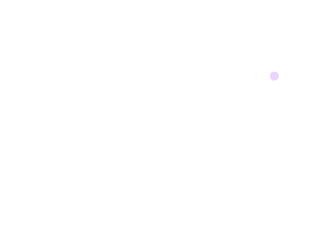
Frame 1 (no input)
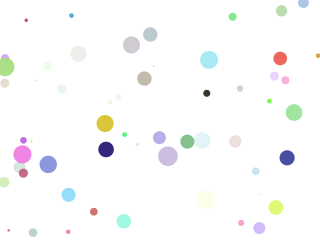
Frame 60 (the mouse pressed at the canvas centre just before this capture)
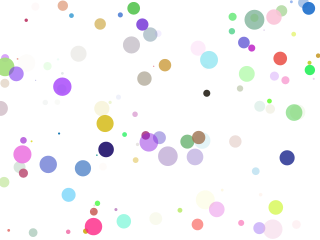
Frame 120 (the mouse held since frame 60 and released just before this capture)

The Processing sketch that drew these frames (run headless with seeded random() and noise(); from frame 60 on, the mouse is pressed at the canvas centre):

// Processing sketch: exemple_05_01_peintureAleatoire
// ── exemple_05_01_peintureAleatoire.pde
float r, g, b, a, x, y, diam;

void setup() {
  size(320, 240);
  background(255);
  noStroke();
}

void draw() {
  r = random(255);
  g = random(255);
  b = random(255);
  a = random(255);
  x = random(width);
  y = random(height);
  diam = random(20);
  fill(r, g, b, a);
  ellipse(x, y, diam, diam);
}
